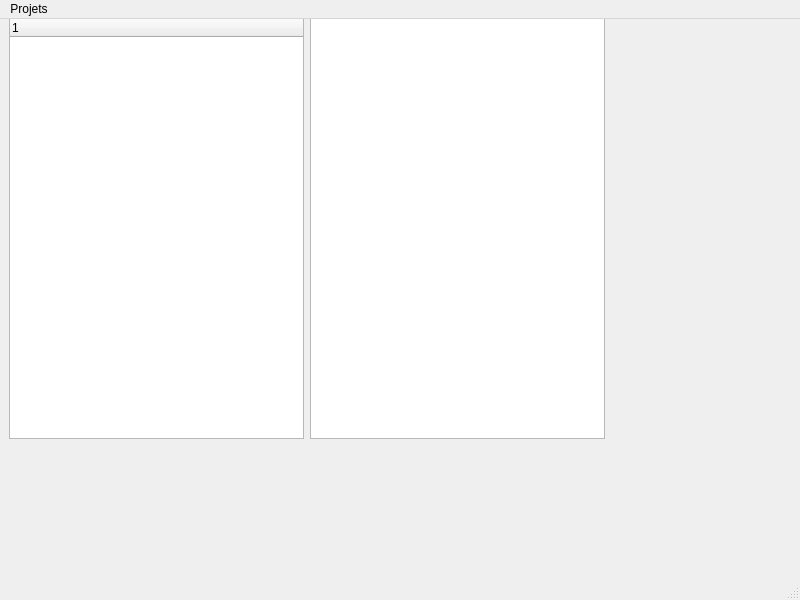
<?xml version="1.0" encoding="UTF-8"?>
<ui version="4.0">
 <class>FenProjet</class>
 <widget class="QMainWindow" name="FenProjet">
  <property name="geometry">
   <rect>
    <x>0</x>
    <y>0</y>
    <width>800</width>
    <height>600</height>
   </rect>
  </property>
  <property name="windowTitle">
   <string>MainWindow</string>
  </property>
  <widget class="QWidget" name="centralwidget">
   <widget class="QWidget" name="gridLayoutWidget">
    <property name="geometry">
     <rect>
      <x>-11</x>
      <y>-1</y>
      <width>911</width>
      <height>421</height>
     </rect>
    </property>
    <layout class="QGridLayout" name="gridLayout">
     <item row="0" column="0">
      <layout class="QHBoxLayout" name="horizontalLayout">
       <item>
        <spacer name="verticalSpacer">
         <property name="orientation">
          <enum>Qt::Vertical</enum>
         </property>
         <property name="sizeHint" stdset="0">
          <size>
           <width>20</width>
           <height>40</height>
          </size>
         </property>
        </spacer>
       </item>
       <item>
        <widget class="QTreeWidget" name="treeWidget">
         <column>
          <property name="text">
           <string notr="true">1</string>
          </property>
         </column>
        </widget>
       </item>
       <item>
        <widget class="QColumnView" name="columnView"/>
       </item>
       <item>
        <spacer name="horizontalSpacer">
         <property name="orientation">
          <enum>Qt::Horizontal</enum>
         </property>
         <property name="sizeHint" stdset="0">
          <size>
           <width>40</width>
           <height>20</height>
          </size>
         </property>
        </spacer>
       </item>
      </layout>
     </item>
    </layout>
   </widget>
  </widget>
  <widget class="QMenuBar" name="menubar">
   <property name="geometry">
    <rect>
     <x>0</x>
     <y>0</y>
     <width>800</width>
     <height>22</height>
    </rect>
   </property>
   <widget class="QMenu" name="menuProjets">
    <property name="title">
     <string>Projets</string>
    </property>
    <addaction name="actionAjouter_un_nouveau_projet"/>
   </widget>
   <addaction name="menuProjets"/>
  </widget>
  <widget class="QStatusBar" name="statusbar"/>
  <action name="actionAjouter_un_nouveau_projet">
   <property name="text">
    <string>Ajouter un nouveau projet</string>
   </property>
  </action>
 </widget>
 <resources/>
 <connections/>
</ui>
